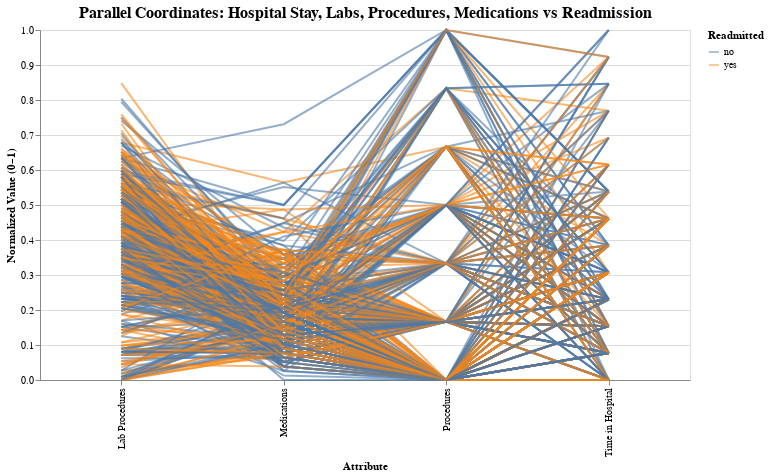

Notebook code for this chart:
### Code cell
# Parallel Coordinates Plot
# Change axis labels for readability
par_cols = {
    'time_in_hospital': 'Time in Hospital',
    'n_lab_procedures': 'Lab Procedures',
    'n_procedures': 'Procedures',
    'n_medications': 'Medications'
}

# Create a copy and rename columns for readability
par_df = clean_df[list(par_cols.keys()) + ['readmitted']].rename(columns=par_cols)

# 2. Normalize numeric columns
for c in par_cols.values():
    par_df[c] = (par_df[c] - par_df[c].min()) / (par_df[c].max() - par_df[c].min())

# 3. Sample for visual clarity
par_df_sample = par_df.sample(500, random_state=0).reset_index(drop=True)

# 4. Melt to long format
par_long = par_df_sample.reset_index().melt(
    id_vars=['index', 'readmitted'],
    value_vars=list(par_cols.values()),
    var_name='Attribute',
    value_name='Value'
)

# 5. Selection for highlighting
readmit_sel = alt.selection_point(fields=['readmitted'], bind='legend')

parallel = (
    alt.Chart(par_long)
    .mark_line()
    .encode(
        x=alt.X('Attribute:N', title='Attribute'),
        y=alt.Y('Value:Q', title='Normalized Value (0–1)', scale=alt.Scale(domain=[0, 1])),
        color=alt.Color('readmitted:N', title='Readmitted'),
        detail='index:N',
        opacity=alt.condition(readmit_sel, alt.value(0.6), alt.value(0.05)),
        tooltip=[
            alt.Tooltip('readmitted:N', title='Readmitted'),
            alt.Tooltip('Attribute:N', title='Attribute'),
            alt.Tooltip('Value:Q', title='Normalized Value', format='.2f')
        ]
    )
    .properties(
        title='Parallel Coordinates: Hospital Stay, Labs, Procedures, Medications vs Readmission',
        width=650,
        height=350
    )
    .add_params(readmit_sel)
    .configure_title(font='Times New Roman', fontSize=16)
    .configure_axis(labelFont='Times New Roman', titleFont='Times New Roman')
    .configure_legend(labelFont='Times New Roman', titleFont='Times New Roman')
)

parallel.save('parallel_coordinates_readmission.html')

parallel

### Figure 1 — Vega-Lite specification as saved in the notebook (floating-point values rounded to 4 significant figures; data arrays with more than 128 entries replaced by an {"elided": "..."} marker saying what was removed)
{"config": {"view": {"continuousWidth": 300, "continuousHeight": 300}, "axis": {"labelFont": "Times New Roman", "titleFont": "Times New Roman"}, "legend": {"labelFont": "Times New Roman", "titleFont": "Times New Roman"}, "title": {"font": "Times New Roman", "fontSize": 16}}, "data": {"name": "data-42439caa4458aee93b40aa4760e806a7"}, "mark": {"type": "line"}, "encoding": {"color": {"field": "readmitted", "title": "Readmitted", "type": "nominal"}, "detail": {"field": "index", "type": "nominal"}, "opacity": {"condition": {"param": "param_6", "value": 0.6}, "value": 0.05}, "tooltip": [{"field": "readmitted", "title": "Readmitted", "type": "nominal"}, {"field": "Attribute", "title": "Attribute", "type": "nominal"}, {"field": "Value", "format": ".2f", "title": "Normalized Value", "type": "quantitative"}], "x": {"field": "Attribute", "title": "Attribute", "type": "nominal"}, "y": {"field": "Value", "scale": {"domain": [0, 1]}, "title": "Normalized Value (0–1)", "type": "quantitative"}}, "height": 350, "params": [{"name": "param_6", "select": {"type": "point", "fields": ["readmitted"]}, "bind": "legend"}], "title": "Parallel Coordinates: Hospital Stay, Labs, Procedures, Medications vs Readmission", "width": 650, "$schema": "https://vega.github.io/schema/vega-lite/v5.20.1.json", "datasets": {"data-42439caa4458aee93b40aa4760e806a7": {"elided": "2000 records"}}}
